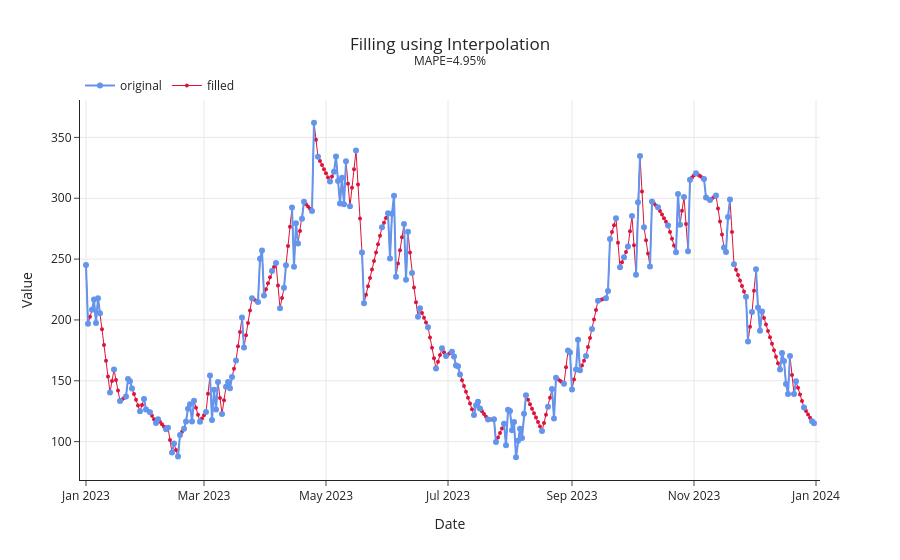

Here is the notebook cell this chart was saved with:
### Code cell
### Plot data ----
score_interpolation: float = mape(data_interpolation[["Value"]], data_interpolation[["Fill"]]) * 100
plot_data(
    data=data_interpolation,
    date_col="Date",
    missing_col="Missing",
    fill_col="Fill",
    title="Filling using Interpolation",
    subtitle=f"MAPE={score_interpolation:.2f}%",
    output_file="./images/04_filling_using_interpolation.html",
)

### Figure 1 — Plotly figure (JSON) as saved in the notebook; plotly's stock layout.template omitted (floating-point values rounded to 4 significant figures; data arrays with more than 128 entries replaced by an {"elided": "..."} marker saying what was removed)
{"data": [{"hovertemplate": "<extra></extra>", "legendgroup": "", "line": {"color": "#1F77B4", "dash": "solid"}, "marker": {"symbol": "circle"}, "mode": "lines", "name": "", "orientation": "v", "showlegend": false, "type": "scatter", "xaxis": "x", "yaxis": "y"}, {"line": {"color": "crimson", "width": 1}, "marker": {"size": 4}, "mode": "lines+markers", "name": "filled", "type": "scatter", "x": {"elided": "365 str values"}, "y": {"elided": "365 float values"}}, {"line": {"color": "cornflowerblue"}, "mode": "lines+markers", "name": "original", "type": "scatter", "x": {"elided": "365 str values"}, "y": {"elided": "365 float values"}}], "layout": {"legend": {"orientation": "h", "tracegroupgap": 0, "traceorder": "reversed", "x": 0, "xanchor": "left", "y": 1, "yanchor": "bottom"}, "title": {"text": "Filling using Interpolation<br><sup>MAPE=4.95%</sup>", "x": 0.5, "xanchor": "center", "yanchor": "top"}, "xaxis": {"anchor": "y", "domain": [0, 1], "range": ["2022-12-29T00:00:00", "2024-01-03T00:00:00"], "title": {"text": "Date"}}, "yaxis": {"anchor": "x", "domain": [0, 1], "title": {"text": "Value"}}}}
